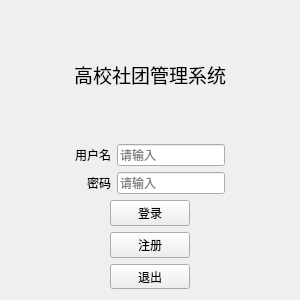
<?xml version="1.0" encoding="UTF-8"?>
<ui version="4.0">
 <class>Login</class>
 <widget class="QWidget" name="Login">
  <property name="geometry">
   <rect>
    <x>0</x>
    <y>0</y>
    <width>300</width>
    <height>300</height>
   </rect>
  </property>
  <property name="windowTitle">
   <string>登录</string>
  </property>
  <property name="windowIcon">
   <iconset>
    <normaloff>pictures/logo.png</normaloff>pictures/logo.png</iconset>
  </property>
  <property name="toolTip">
   <string/>
  </property>
  <layout class="QVBoxLayout" name="verticalLayout">
   <item>
    <widget class="QLabel" name="label_3">
     <property name="sizePolicy">
      <sizepolicy hsizetype="Preferred" vsizetype="Preferred">
       <horstretch>0</horstretch>
       <verstretch>0</verstretch>
      </sizepolicy>
     </property>
     <property name="font">
      <font>
       <pointsize>14</pointsize>
      </font>
     </property>
     <property name="text">
      <string>高校社团管理系统</string>
     </property>
     <property name="alignment">
      <set>Qt::AlignmentFlag::AlignCenter</set>
     </property>
    </widget>
   </item>
   <item>
    <layout class="QGridLayout" name="gridLayout_2">
     <item row="1" column="1">
      <widget class="QLabel" name="label2">
       <property name="text">
        <string>密码</string>
       </property>
       <property name="alignment">
        <set>Qt::AlignmentFlag::AlignRight|Qt::AlignmentFlag::AlignTrailing|Qt::AlignmentFlag::AlignVCenter</set>
       </property>
      </widget>
     </item>
     <item row="1" column="2">
      <widget class="QLineEdit" name="password_line">
       <property name="maxLength">
        <number>8</number>
       </property>
       <property name="echoMode">
        <enum>QLineEdit::EchoMode::Password</enum>
       </property>
       <property name="placeholderText">
        <string>请输入</string>
       </property>
      </widget>
     </item>
     <item row="0" column="2">
      <widget class="QLineEdit" name="username_line">
       <property name="maxLength">
        <number>8</number>
       </property>
       <property name="placeholderText">
        <string>请输入</string>
       </property>
      </widget>
     </item>
     <item row="0" column="1">
      <widget class="QLabel" name="label1">
       <property name="text">
        <string>用户名</string>
       </property>
      </widget>
     </item>
     <item row="0" column="3">
      <spacer name="horizontalSpacer">
       <property name="orientation">
        <enum>Qt::Orientation::Horizontal</enum>
       </property>
       <property name="sizeHint" stdset="0">
        <size>
         <width>40</width>
         <height>20</height>
        </size>
       </property>
      </spacer>
     </item>
     <item row="0" column="0">
      <spacer name="horizontalSpacer_2">
       <property name="orientation">
        <enum>Qt::Orientation::Horizontal</enum>
       </property>
       <property name="sizeHint" stdset="0">
        <size>
         <width>40</width>
         <height>20</height>
        </size>
       </property>
      </spacer>
     </item>
    </layout>
   </item>
   <item>
    <layout class="QGridLayout" name="gridLayout">
     <item row="2" column="0">
      <widget class="QPushButton" name="logout_button">
       <property name="minimumSize">
        <size>
         <width>0</width>
         <height>25</height>
        </size>
       </property>
       <property name="maximumSize">
        <size>
         <width>80</width>
         <height>25</height>
        </size>
       </property>
       <property name="text">
        <string>退出</string>
       </property>
      </widget>
     </item>
     <item row="1" column="0">
      <widget class="QPushButton" name="regist_button">
       <property name="minimumSize">
        <size>
         <width>0</width>
         <height>25</height>
        </size>
       </property>
       <property name="text">
        <string>注册</string>
       </property>
      </widget>
     </item>
     <item row="0" column="0">
      <widget class="QPushButton" name="login_button">
       <property name="minimumSize">
        <size>
         <width>0</width>
         <height>25</height>
        </size>
       </property>
       <property name="text">
        <string>登录</string>
       </property>
      </widget>
     </item>
    </layout>
   </item>
  </layout>
 </widget>
 <resources/>
 <connections/>
</ui>
